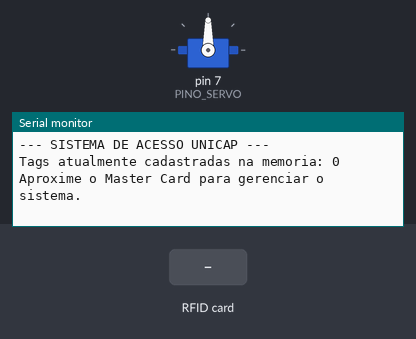
Simulated run of this sketch. Board: Arduino Uno, built with avr-gcc and run on an emulated ATmega328P. Shown: servo, the last lines printed to the serial monitor. The inputs (shaded band) are chosen by the test bench. EEPROM starts erased.

Above: at 1.3 s.
1.4 s: RFID card 63 13 ED 1B held to the reader
At 2.6 s:
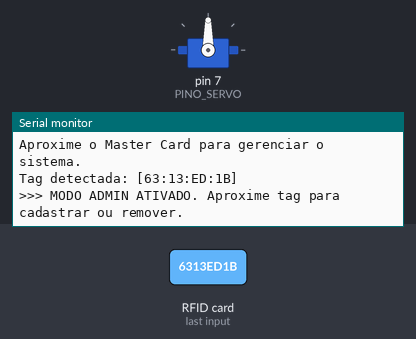
2.9 s: RFID card 5E 7A 19 C4 held to the reader
At 3.9 s:
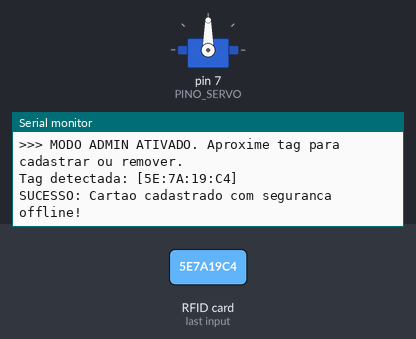

The sketch:

destravamento_rfid.ino
```cpp
#include <SPI.h>
#include <MFRC522.h>
#include <EEPROM.h>
#include <Servo.h>

#define SS_PIN 10
#define RST_PIN 9

MFRC522 rfid(SS_PIN, RST_PIN);

Servo meuServo;
#define PINO_SERVO 7

String masterID = "63:13:ED:1B";
String whitelist[10];
int cartoesCadastrados = 0;

enum EstadoSistema { NORMAL, ADMIN, AGUARDANDO_REMOCAO };
EstadoSistema estadoAtual = NORMAL;
String tagPendenteRemocao = "";

const int TAMANHO_ID = 12;

bool portaAberta = false;

void carregarEEPROM();
void salvarNaEEPROM(int indice, String id);
void atualizarContadorEEPROM();
int buscarTag(String id);
void removerTag(String id);
void acionarPorta();

void setup() {
  Serial.begin(9600);
  SPI.begin();
  rfid.PCD_Init();

  meuServo.attach(PINO_SERVO);
  meuServo.write(90);

  carregarEEPROM();

  Serial.println("--- SISTEMA DE ACESSO UNICAP ---");
  Serial.print("Tags atualmente cadastradas na memoria: ");
  Serial.println(cartoesCadastrados);
  Serial.println("Aproxime o Master Card para gerenciar o sistema.");
}

void loop() {
  if (!rfid.PICC_IsNewCardPresent()) return;
  if (!rfid.PICC_ReadCardSerial()) return;

  String idLido = "";
  for (byte i = 0; i < rfid.uid.size; i++) {
    idLido += (rfid.uid.uidByte[i] < 0x10 ? "0" : "");
    idLido += String(rfid.uid.uidByte[i], HEX);
    if (i < rfid.uid.size - 1) idLido += ":";
  }
  idLido.toUpperCase();

  Serial.print("\nTag detectada: [" + idLido + "]");

  if (idLido == masterID) {
    if (estadoAtual == AGUARDANDO_REMOCAO) {
      Serial.println("\n>>> REMOCAO CANCELADA. Retornando ao Modo Normal.");
      estadoAtual = NORMAL;
      tagPendenteRemocao = "";
    } else if (estadoAtual == NORMAL) {
      estadoAtual = ADMIN;
      Serial.println("\n>>> MODO ADMIN ATIVADO. Aproxime tag para cadastrar ou remover.");
    } else if (estadoAtual == ADMIN) {
      estadoAtual = NORMAL;
      Serial.println("\n>>> MODO ADMIN DESATIVADO.");
    }
  }
  else if (estadoAtual == ADMIN) {
    int indiceEncontrado = buscarTag(idLido);

    if (indiceEncontrado >= 0) {
      estadoAtual = AGUARDANDO_REMOCAO;
      tagPendenteRemocao = idLido;
      Serial.println("\nAVISO: Este cartao ja esta cadastrado. Deseja remove-lo?");
      Serial.println("-> Aproxime a MESMA tag novamente para CONFIRMAR a remocao.");
      Serial.println("-> Aproxime o Master Card para CANCELAR a operacao.");
    } else {
      if (cartoesCadastrados < 10) {
        whitelist[cartoesCadastrados] = idLido;
        salvarNaEEPROM(cartoesCadastrados, idLido);
        cartoesCadastrados++;
        atualizarContadorEEPROM();
        Serial.println("\nSUCESSO: Cartao cadastrado com seguranca offline!");
      } else {
        Serial.println("\nERRO: Lista cheia!");
      }
      estadoAtual = NORMAL;
    }
  }
  else if (estadoAtual == AGUARDANDO_REMOCAO) {
    if (idLido == tagPendenteRemocao) {
      removerTag(idLido);
      Serial.println("\nSUCESSO: Tag removida definitivamente do sistema!");
      estadoAtual = NORMAL;
      tagPendenteRemocao = "";
    } else {
      Serial.println("\nERRO: Tag diferente. Aproxime a tag correta para confirmar remocao ou Master Card para cancelar.");
    }
  }
  else {
    if (buscarTag(idLido) >= 0) {
      acionarPorta();
    } else {
      Serial.println("\nACESSO NEGADO.");
    }
  }

  rfid.PICC_HaltA();
  rfid.PCD_StopCrypto1();
}

int buscarTag(String id) {
  for (int i = 0; i < cartoesCadastrados; i++) {
    if (whitelist[i] == id) return i;
  }
  return -1;
}

void removerTag(String id) {
  int indice = buscarTag(id);
  if (indice == -1) return;

  for (int i = indice; i < cartoesCadastrados - 1; i++) {
    whitelist[i] = whitelist[i + 1];
  }

  whitelist[cartoesCadastrados - 1] = "";
  cartoesCadastrados--;
  atualizarContadorEEPROM();

  for (int i = 0; i < cartoesCadastrados; i++) {
    salvarNaEEPROM(i, whitelist[i]);
  }
}

void carregarEEPROM() {
  cartoesCadastrados = EEPROM.read(0);

  if(cartoesCadastrados > 10 || cartoesCadastrados < 0) {
    cartoesCadastrados = 0;
    EEPROM.write(0, 0);
  }

  for (int i = 0; i < cartoesCadastrados; i++) {
    int enderecoBase = 1 + (i * TAMANHO_ID);
    char buffer[TAMANHO_ID];

    for(int j = 0; j < TAMANHO_ID; j++) {
      buffer[j] = EEPROM.read(enderecoBase + j);
    }
    whitelist[i] = String(buffer);
  }
}

void salvarNaEEPROM(int indice, String id) {
  int enderecoBase = 1 + (indice * TAMANHO_ID);

  char buffer[TAMANHO_ID];
  id.toCharArray(buffer, TAMANHO_ID);

  for(int j = 0; j < TAMANHO_ID; j++) {
    EEPROM.write(enderecoBase + j, buffer[j]);
  }
}

void atualizarContadorEEPROM() {
  EEPROM.write(0, cartoesCadastrados);
}

void acionarPorta() {
  if (!portaAberta) {
    Serial.println("\nABRINDO PORTA...");
    meuServo.write(80);
    delay(1000);
    meuServo.write(90);
    Serial.println("PORTA ABERTA.");
    portaAberta = true;
  } else {
    Serial.println("\nFECHANDO PORTA...");
    meuServo.write(100);
    delay(1000);
    meuServo.write(90);
    Serial.println("PORTA TRANCADA.");
    portaAberta = false;
  }
}
```

Measured:
- after the input at 1.4 s, the serial monitor: prints a new line at once (image 1)
- after the input at 2.9 s, the serial monitor: prints a new line at once (image 2)
